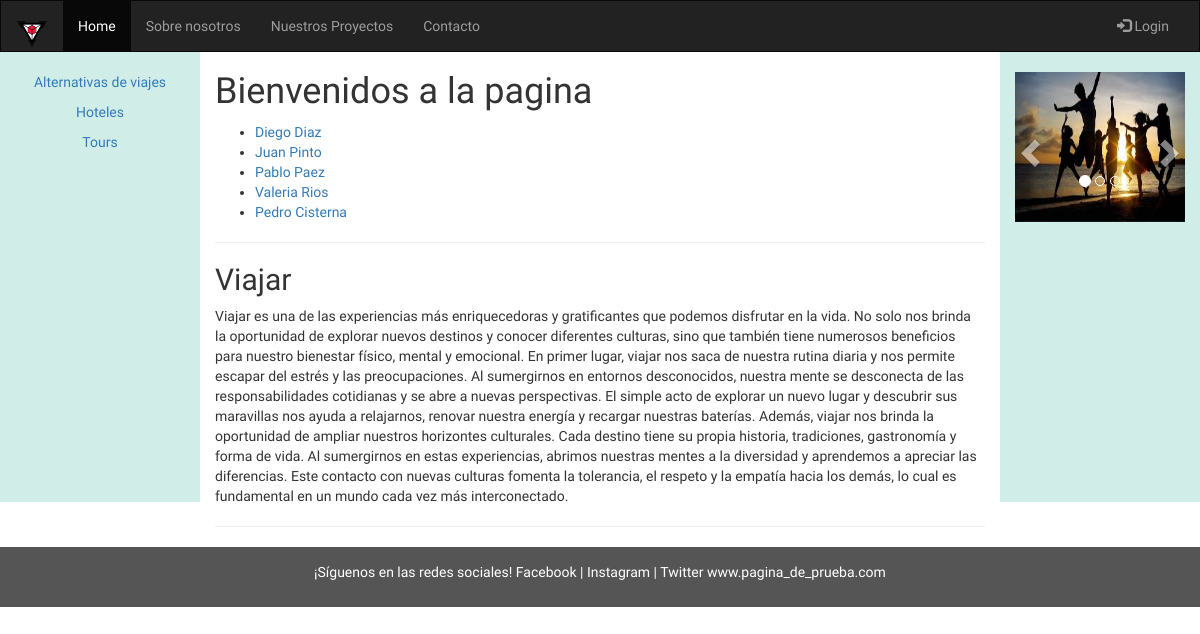
Screenshot of /usuarios/ with the database file from the repository.
### app1/models.py (models this page shows, shortened)
class PerfilDeUsuario(models.Model):
    user = models.OneToOneField(User, on_delete=models.CASCADE)
    edad = models.IntegerField()
    profesion = models.CharField(max_length=100)
    direccion = models.CharField(max_length=100)
    comuna = models.CharField(max_length=100)

### app1/views.py (the view)
# urls.py: path('usuarios/', perfil_usuario, name='usuarios'),
def perfil_usuario(request):
    usuarios = PerfilDeUsuario.objects.all()
    return render(request, 'usuarios.html', {'usuarios': usuarios})

### app1/templates/usuarios.html
{% extends 'base.html' %}
{% block contenido %}
   <h1>Bienvenidos a la pagina</h1>
<ul>
  {% for usuario in usuarios %}
  <li>
    <a href="/ingresar-datos/{{usuario.user.id}}">
      {{usuario.user.first_name}} {{usuario.user.last_name}}</a
    >
  </li>
  {% endfor %}
</ul>
<hr>
<h2>Viajar</h2>
<p>Viajar es una de las experiencias más enriquecedoras y gratificantes que podemos disfrutar en la vida. No solo nos brinda la oportunidad de explorar nuevos destinos y conocer diferentes culturas, sino que también tiene numerosos beneficios para nuestro bienestar físico, mental y emocional.
En primer lugar, viajar nos saca de nuestra rutina diaria y nos permite escapar del estrés y las preocupaciones. Al sumergirnos en entornos desconocidos, nuestra mente se desconecta de las responsabilidades cotidianas y se abre a nuevas perspectivas. El simple acto de explorar un nuevo lugar y descubrir sus maravillas nos ayuda a relajarnos, renovar nuestra energía y recargar nuestras baterías.
Además, viajar nos brinda la oportunidad de ampliar nuestros horizontes culturales. Cada destino tiene su propia historia, tradiciones, gastronomía y forma de vida. Al sumergirnos en estas experiencias, abrimos nuestras mentes a la diversidad y aprendemos a apreciar las diferencias. Este contacto con nuevas culturas fomenta la tolerancia, el respeto y la empatía hacia los demás, lo cual es fundamental en un mundo cada vez más interconectado.</p>
{% endblock %}

### app1/templates/base.html (shortened to what this page needs)
{% load static %}
<!DOCTYPE html>
<html lang="en">
<head>
  <link rel="stylesheet" href="https://maxcdn.bootstrapcdn.com/bootstrap/3.4.1/css/bootstrap.min.css">
  <link rel="stylesheet" href="{% static 'estilo.css' %}">
</head>
<body>
<nav class="navbar navbar-inverse py-3">
  <div class="container-fluid">
    <div class="navbar-header pb-3">
      <a class="navbar-brand " href="/usuarios/"><img src="{% static 'logo_1.png' %}" alt=""width="32" class="img-fluid"> </a>
    </div>
    <div class="collapse navbar-collapse" id="myNavbar">
      <ul class="nav navbar-nav">
        <li class="active"><a href="/usuarios/">Home</a></li>
        <li><a href="#">Sobre nosotros</a></li>
        <li><a href="#">Nuestros Proyectos</a></li>
        <li><a href="#">Contacto</a></li>
      </ul>
      <ul class="nav navbar-nav navbar-right">
        <li><a href="#"><span class="glyphicon glyphicon-log-in"></span> Login</a></li>
      </ul>
    </div>
  </div>
</nav>
<div class="container-fluid text-center">
  <div class="row content">
    <div class="col-sm-2 sidenav">
      <p><a href="#">Alternativas de viajes</a></p>
      <p><a href="#">Hoteles</a></p>
      <p><a href="#">Tours</a></p>
    </div>
    <div class="col-sm-8 text-left">
        {% block contenido %}
    {% endblock %}
      <hr>
    </div>
    <div class="col-sm-2 sidenav">
    <div id="myCarousel" class="carousel slide" data-ride="carousel">
    <ol class="carousel-indicators">
      <li data-target="#myCarousel" data-slide-to="0" class="active"></li>
      <li data-target="#myCarousel" data-slide-to="1"></li>
      <li data-target="#myCarousel" data-slide-to="2"></li>
    </ol>
    <div class="carousel-inner">
      <div class="item active">
        <img src="{% static 'imagen_2.jpg' %}" alt="Los Angeles" style="width:100% ; height: 150px;">
      </div>
    </div>
    <a class="left carousel-control" href="#myCarousel" data-slide="prev">
      <span class="glyphicon glyphicon-chevron-left"></span>
    </a>
    <a class="right carousel-control" href="#myCarousel" data-slide="next">
      <span class="glyphicon glyphicon-chevron-right"></span>
    </a>
  </div>
</div>
    </div>
  </div>
<footer class="container-fluid text-center">
  <p>¡Síguenos en las redes sociales!
    Facebook | Instagram | Twitter
       www.pagina_de_prueba.com</p>
</footer>
</body>
</html>

### app1/static/estilo.css (style rules this page uses)
* { font-family: 'Geologica', sans-serif; }
.navbar { margin-bottom: 0; border-radius: 0; }
.row.content { height: 450px }
.sidenav { padding-top: 20px; background-color: #ceece7ee; height: 100%; }
footer { background-color: #555; color: white; padding: 15px; }

### rows the page displays
PerfilDeUsuario: user.first_name "Diego", user.last_name "Diaz"
PerfilDeUsuario: user.first_name "Juan", user.last_name "Pinto"
PerfilDeUsuario: user.first_name "Pablo", user.last_name "Paez"
PerfilDeUsuario: user.first_name "Valeria", user.last_name "Rios"
PerfilDeUsuario: user.first_name "Pedro", user.last_name "Cisterna"
